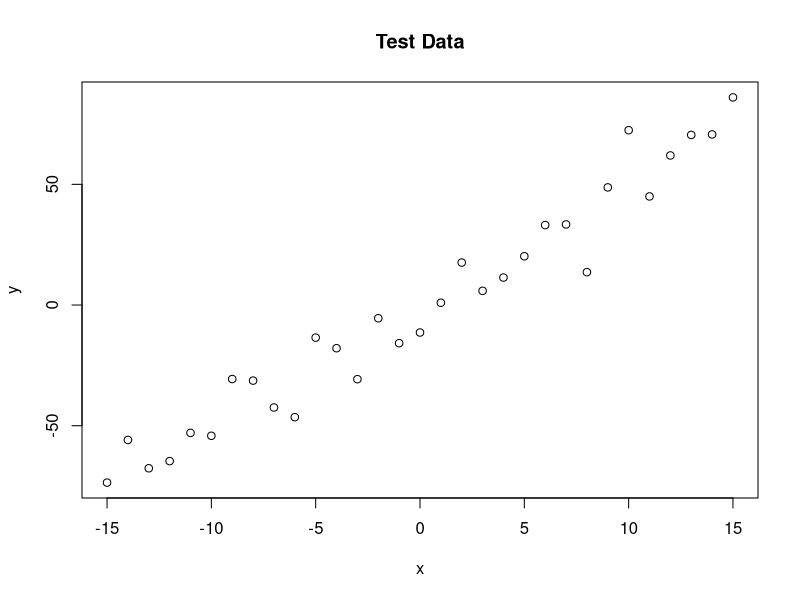
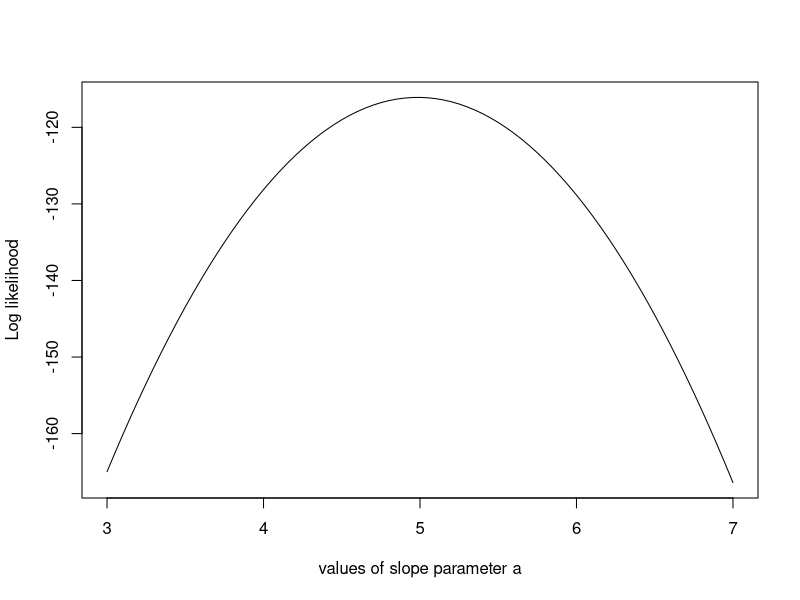
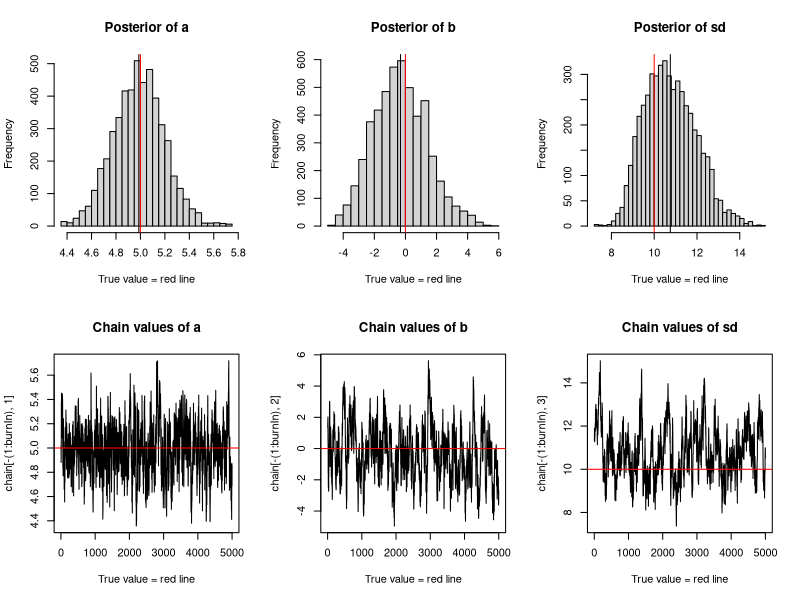

Write the R code that produced these figures, in order.

# MCMC in R (TUTORIAL) 
# Author: Murali Manohar

trueA <- 5
trueB <- 0
trueSd <- 10
sampleSize <- 31

# create independent x-values 
x <- (-(sampleSize-1)/2):((sampleSize-1)/2)

# create dependent values according to ax + b + N(0,sd)
y <-  trueA * x + trueB + rnorm(n=sampleSize,mean=0,sd=trueSd)

plot(x,y, main="Test Data")

# Likelihood 

likelihood <- function(param){
  a = param[1]
  b = param[2]
  sd = param[3]
  
  pred = a*x + b
  singlelikelihoods = dnorm(y, mean = pred, sd = sd, log = T)
  sumll = sum(singlelikelihoods)
  return(sumll)   
}

# Example: plot the likelihood profile of the slope a

slopevalues <- function(x)
{
  return(likelihood(c(x, trueB, trueSd)))
  
}

slopelikelihoods <- lapply(seq(3, 7, by=.05), slopevalues )
plot (seq(3, 7, by=.05), slopelikelihoods , type="l", xlab = "values of slope parameter a", ylab = "Log likelihood")


# Prior distribution
prior <- function(param){
  a = param[1]
  b = param[2]
  sd = param[3]
  aprior = dunif(a, min=0, max=10, log = T)
  bprior = dnorm(b, sd = 5, log = T)
  sdprior = dunif(sd, min=0, max=30, log = T)
  return(aprior+bprior+sdprior)
}

posterior <- function(param){
  return (likelihood(param) + prior(param))
}

######## Metropolis algorithm ################

proposalfunction <- function(param){
  return(rnorm(3,mean = param, sd= c(0.1,0.5,0.3)))
}

run_metropolis_MCMC <- function(startvalue, iterations){
  chain = array(dim = c(iterations+1,3))
  chain[1,] = startvalue
  for (i in 1:iterations){
    proposal = proposalfunction(chain[i,])
    
    probab = exp(posterior(proposal) - posterior(chain[i,]))
    if (runif(1) < probab){
      chain[i+1,] = proposal
    }else{
      chain[i+1,] = chain[i,]
    }
  }
  return(chain)
}

startvalue = c(4,0,10)
chain = run_metropolis_MCMC(startvalue, 10000)

burnIn = 5000
acceptance = 1-mean(duplicated(chain[-(1:burnIn),]))



par(mfrow = c(2,3))
hist(chain[-(1:burnIn),1],nclass=30, , main="Posterior of a", xlab="True value = red line" )
abline(v = mean(chain[-(1:burnIn),1]))
abline(v = trueA, col="red" )
hist(chain[-(1:burnIn),2],nclass=30, main="Posterior of b", xlab="True value = red line")
abline(v = mean(chain[-(1:burnIn),2]))
abline(v = trueB, col="red" )
hist(chain[-(1:burnIn),3],nclass=30, main="Posterior of sd", xlab="True value = red line")
abline(v = mean(chain[-(1:burnIn),3]) )
abline(v = trueSd, col="red" )
plot(chain[-(1:burnIn),1], type = "l", xlab="True value = red line" , main = "Chain values of a", )
abline(h = trueA, col="red" )
plot(chain[-(1:burnIn),2], type = "l", xlab="True value = red line" , main = "Chain values of b", )
abline(h = trueB, col="red" )
plot(chain[-(1:burnIn),3], type = "l", xlab="True value = red line" , main = "Chain values of sd", )
abline(h = trueSd, col="red" )

# for comparison:
summary(lm(y~x))